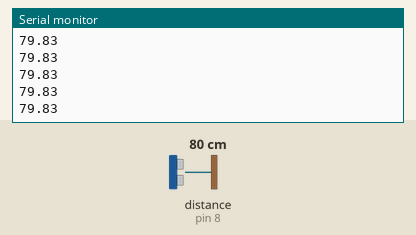
Simulated run of this sketch. Board: Arduino Uno, built with avr-gcc and run on an emulated ATmega328P. Shown: the last lines printed to the serial monitor. Wiring (inferred from the names in the program): ultrasonic range finder: trigger pin 7; echo pin 8. The test bench sets the inputs (shaded band); at power-on: distance to the obstacle (sensor on pin 8) 80 cm. The echo pulse lasts 58.3 µs per cm.

Above: at 1.2 s.
1.3 s: distance to the obstacle (sensor on pin 8) set to 2 cm
At 1.6 s:
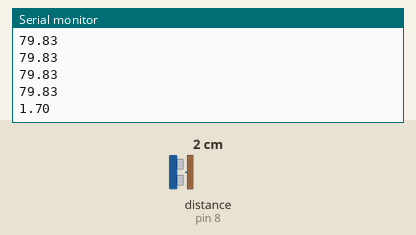
2.8 s: distance to the obstacle (sensor on pin 8) set to 4 cm
At 2.82 s:
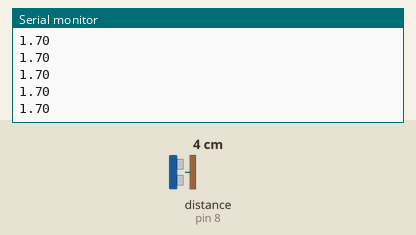
Timing chart, 0 to 5.8 s (numbered marks = the images above; inputs shaded):
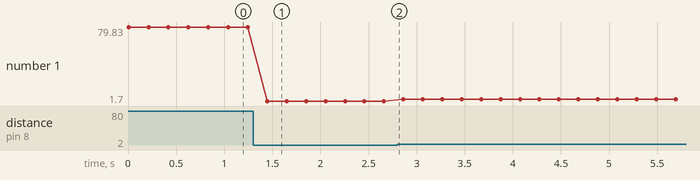

Measured:
- after the input at 1.3 s, the serial monitor: prints a new line after 0.15 s (image 1)
- plotted number 1: 79.83 → 1.7 after the input at 1.3 s, 1.7 → 3.69 after the input at 2.8 s

The sketch:

hcsr04.ino
```cpp
int triggerPin = 7;
int echoPin = 8;
float time;
float distance;

void setup() {
  pinMode(triggerPin, OUTPUT);
  pinMode(echoPin, INPUT);
  Serial.begin(9600);
}

void loop() {
  digitalWrite(triggerPin, HIGH);
  delay(1);
  digitalWrite(triggerPin, LOW);
  time = pulseIn(echoPin, HIGH);
  distance = time / 58.2;
  Serial.println(distance);
  delay(200);
}
```
